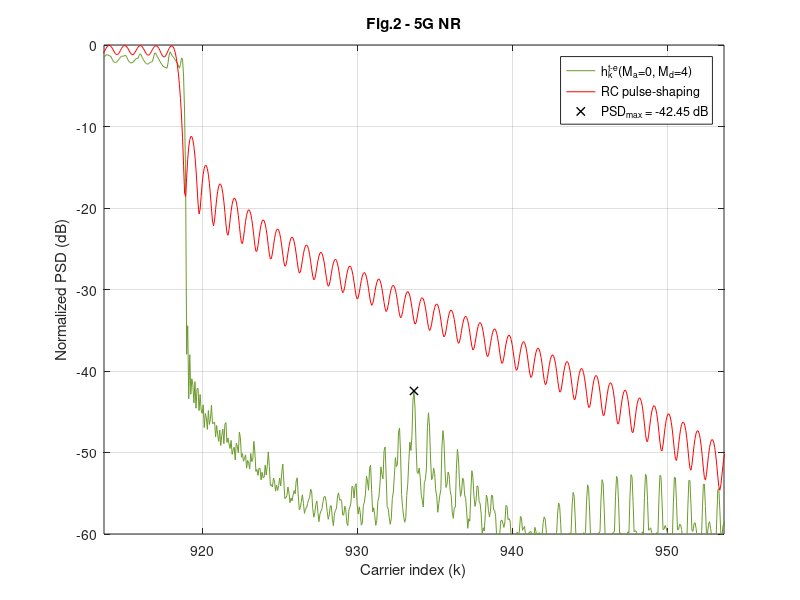

Here is the MATLAB script that generated this plot: (Note: this script raises an error after producing the figure.)
clear,
%% %%%%%%%%%%%%%%%%%%%%%%%%%%%%%%%%%%%%%%%%%%%%%%%%%%%%%%%%%%
% %                 LOAD THE PARAMETERS                   % %
%%%%%%%%%%%%%%%%%%%%%%%%%%%%%%%%%%%%%%%%%%%%%%%%%%%%%%%%%% %%
addpath('../../data/Fig2')
load('Fig2_Parameters_for_5G_NR_Ma_0_Md_4.mat');

Fsob = OFDM_param.Fsob; % Upsampling factor 
% Upsample in time-domain
N = OFDM_param.N*Fsob;
Ngi = OFDM_param.Ngi*Fsob;
b = (OFDM_param.b+1)*Fsob-1;
L = OFDM_param.L*Fsob;
Ms = OFDM_param.Ms;
g = OFDM_param.g;
us = OFDM_param.us;
ue = OFDM_param.ue;

ur = us + ue;

Pd = GenPulse_param.Pd;
Pd_todas = GenPulse_param.Pd_todas;
Paic = GenPulse_param.Paic;
Ptk = GenPulse_param.Ptk;
R_aic = GenPulse_param.R_aic;
R_tk = GenPulse_param.R_tk;
NexTemp_a = GenPulse_param.NexTemp_a;
NexTemp_d = GenPulse_param.NexTemp_d;
cell_coef_lim = GenPulse_param.cell_coef_lim;



%% %%%%%%%%%%%%%%%%%%%%%%%%%%%%%%%%%%%%%%%%%%%%%%%%%%%%%%%%%%
%            OBTAIN THE PULSES IN THE SCENARIO            % %
%%%%%%%%%%%%%%%%%%%%%%%%%%%%%%%%%%%%%%%%%%%%%%%%%%%%%%%%%% %%

h_k = zeros((NexTemp_a+NexTemp_d+1)*L+b, N); % Matrix containing the proposed pulses
vn=(0:L+b-1)'-Ngi;  % Dicrete time axis vector

aic_k = zeros((NexTemp_a+NexTemp_d+1)*L+b, N);  % Matrix containing the AIC term
t_k = zeros((NexTemp_a+NexTemp_d+1)*L+b, N);    % Matrix containing the AST term

% Obtain h_k for every data carrier
for ind_k = 1:length(Pd)

    % % AIC terms
    %%%%%%%%%%%%%%%%%%%%%%%%%%%%%%%%%%
    % Central term
    Pc = exp(1j*2*pi/N*repmat(vn,1,length(Paic{ind_k})).*repmat(Paic{ind_k}.',length(vn),1)).*repmat(g.',1,length(Paic{ind_k}));
    % Advanced and delayed terms
    for ind_m = -NexTemp_a:NexTemp_d
        if ind_m ~= 0 % Skip the central term
            Pc = [Pc, exp(1j*2*pi/N*repmat(vn,1,length(Paic{ind_k})).*repmat(Paic{ind_k}.',length(vn),1)).*repmat(g.',1,length(Paic{ind_k}))]; % Concatenamos las columnas de los tonos AIC de los Ma+Md+1 pulsos
        end
    end

    aic_temp = Pc*diag(R_aic{ind_k});
    aic_k((NexTemp_a*L+1):(NexTemp_a+1)*L+b,Pd(ind_k)+N/2+1) = sum(aic_temp(:,1:length(Paic{ind_k})),2);    % CENTRAL TERM
    
    m_temp = 0;
    for ind_m = -NexTemp_a:NexTemp_d;                                                                       % ADVANCED AND DELAYED TERMS
        if ind_m ~= 0 % Skip the central terms
            aic_k(((NexTemp_a+ind_m)*L+1):((NexTemp_a+ind_m+1)*L+b),Pd(ind_k)+N/2+1) = aic_k(((NexTemp_a+ind_m)*L+1):((NexTemp_a+ind_m+1)*L+b),Pd(ind_k)+N/2+1) + sum(aic_temp(:,(length(Paic{ind_k})*(1+m_temp)) + (1:length(Paic{ind_k}))),2);
            m_temp = m_temp+1;
        end
    end
    
    % % AST terms
    %%%%%%%%%%%%%%%%%%%%%%%%%%%%%%%%%%
    % Central term
    Ts = exp(1j*2*pi/N*repmat(vn,1,length(Ptk{ind_k})).*repmat(Ptk{ind_k}.',length(vn),1)).*repmat(us.',1,length(Ptk{ind_k}));
    Te = exp(1j*2*pi/N*repmat(vn,1,length(Ptk{ind_k})).*repmat(Ptk{ind_k}.',length(vn),1)).*repmat(ue.',1,length(Ptk{ind_k}));
    T = [Ts, Te];
    
    % Advanced and delayed terms
    for ind_m = -NexTemp_a:-1;
        T = [T, Ts];
    end
    for ind_m=1:NexTemp_d;
        T = [T, Te];
    end
    t_k_temp = T*diag(R_tk{ind_k});

    t_k(((NexTemp_a)*L+1):((NexTemp_a+1))*L+b,Pd(ind_k)+N/2+1) = sum(t_k_temp(:,1:2*length(Ptk{ind_k})),2);

    m_temp = 0;
    for ind_m = -NexTemp_a:-1;
            t_k(((NexTemp_a+ind_m)*L+1):(NexTemp_a+ind_m+1)*L+b,Pd(ind_k)+N/2+1) = t_k(((NexTemp_a+ind_m)*L+1):(NexTemp_a+ind_m+1)*L+b,Pd(ind_k)+N/2+1) + sum(t_k_temp(:,(2*length(Ptk{ind_k})+m_temp*length(Ptk{ind_k})) + (1:length(Ptk{ind_k}))),2);
            m_temp = m_temp + 1;
    end
    for ind_m = 1:NexTemp_d;
            t_k(((NexTemp_a+ind_m)*L+1):(NexTemp_a+ind_m+1)*L+b,Pd(ind_k)+N/2+1) = t_k(((NexTemp_a+ind_m)*L+1):(NexTemp_a+ind_m+1)*L+b,Pd(ind_k)+N/2+1) + sum(t_k_temp(:,(2*length(Ptk{ind_k})+m_temp*length(Ptk{ind_k})) + (1:length(Ptk{ind_k}))),2);
            m_temp = m_temp + 1;
    end
end

h_k = aic_k + t_k;

p_k_conv = exp(1j*(2*pi/N)*repmat(vn,1,length(Pd_todas)).*repmat(Pd_todas.',length(vn),1)).*repmat(g.',1,length(Pd_todas));

h_k(NexTemp_a*L + (1:L+b),Pd_todas+N/2+1) = h_k(NexTemp_a*L + (1:L+b),Pd_todas+N/2+1) + p_k_conv;


%% %%%%%%%%%%%%%%%%%%%%%%%%%%%%%%%%%%%%%%%%%%%%%%%%%%%%%%%%%%
% %     REPRESENTATION OF THE PULSES IN THE SCENARIO      % %
%%%%%%%%%%%%%%%%%%%%%%%%%%%%%%%%%%%%%%%%%%%%%%%%%%%%%%%%%% %%

% Obtain the PSD
H_k = fft(h_k,N*Ms);
P_k = fft(p_k_conv,N*Ms);

psd_H = fftshift(sum(abs(H_k).^2,2));
psd_P = fftshift(sum(abs(P_k).^2,2));

x = (-N*Ms/2:N*Ms/2-1)/(Ms);
indices = find(ismember(x,[-N/2,N/2-1]));
indices = indices(1):1:indices(2);

x = x+N/2;
y_h = 10*log10(psd_H/max(psd_H));
y_p = 10*log10(psd_P/max(psd_P));

PSD_max = max(max(y_h(find(x>Pd_todas(end)+N/2+1.8))), max(y_h(find(x<Pd_todas(1)+N/2-1.8)))); %% PSD_MAX IS SOUGHT BEYOND THE 0.67 SCS GUARD BAND THAT IS LEFT BY EACH SIDE
x_PSD_max = x(find(y_h==PSD_max));

% Fig 2 (ITU-T Rec. G9960 Ma=0,Md=4)
figure,
plot(x(indices),y_h(indices), 'DisplayName', 'h_k^{t-e}(M_a=0, M_d=4)', 'Color', "#6B9B2B"); hold on; grid on;
plot(x(indices),y_p(indices), 'DisplayName', 'RC pulse-shaping', 'Color', 'r');
plot(x_PSD_max, PSD_max, 'Marker', 'x', 'Color', 'k', 'LineStyle', 'none','LineWidth',1, 'DisplayName', ['PSD_{max} = ', num2str(PSD_max, '%.2f'), ' dB'])
xlabel('Carrier index (k)'); ylabel('Normalized PSD (dB)'); legend('show')
xlim(x_PSD_max+[-20,20]); ylim([-60,0])
title('Fig.2 - 5G NR')

%% %%%%%%%%%%%%%%%%%%%%%%%%%%%%
% %     CLARIFYING NOTE     % %
%%%%%%%%%%%%%%%%%%%%%%%%%%%% %%

NOTE = ['NOTE: The maximum number of RB that can be used in a 5 MHz channel is 25, which is equivalent to 4.5 MHz (SCS = 15 kHz).',...
    ' That leaves a 500 kHz guard band, 250 kHz by each side of the transmission band.',...
    ' If this guard band is reduced by repurposing those carriers that were previously assigned to it for data transmission, it can be reduced by up to 16 subcarriers, leaving a residual guard band 10 kHz wide (2/3 of an SCS).',...
    ' Hence, the PSD peak can be sought beyond that guard band, which is 1.67 SCS beyond the outermost transmitting subcarrier by each end of the passband.'];
wrapped_NOTE = textwrap({NOTE}, 70);
disp('##################################################################################')
fprintf('\n')
disp(wrapped_NOTE)
disp('##################################################################################')